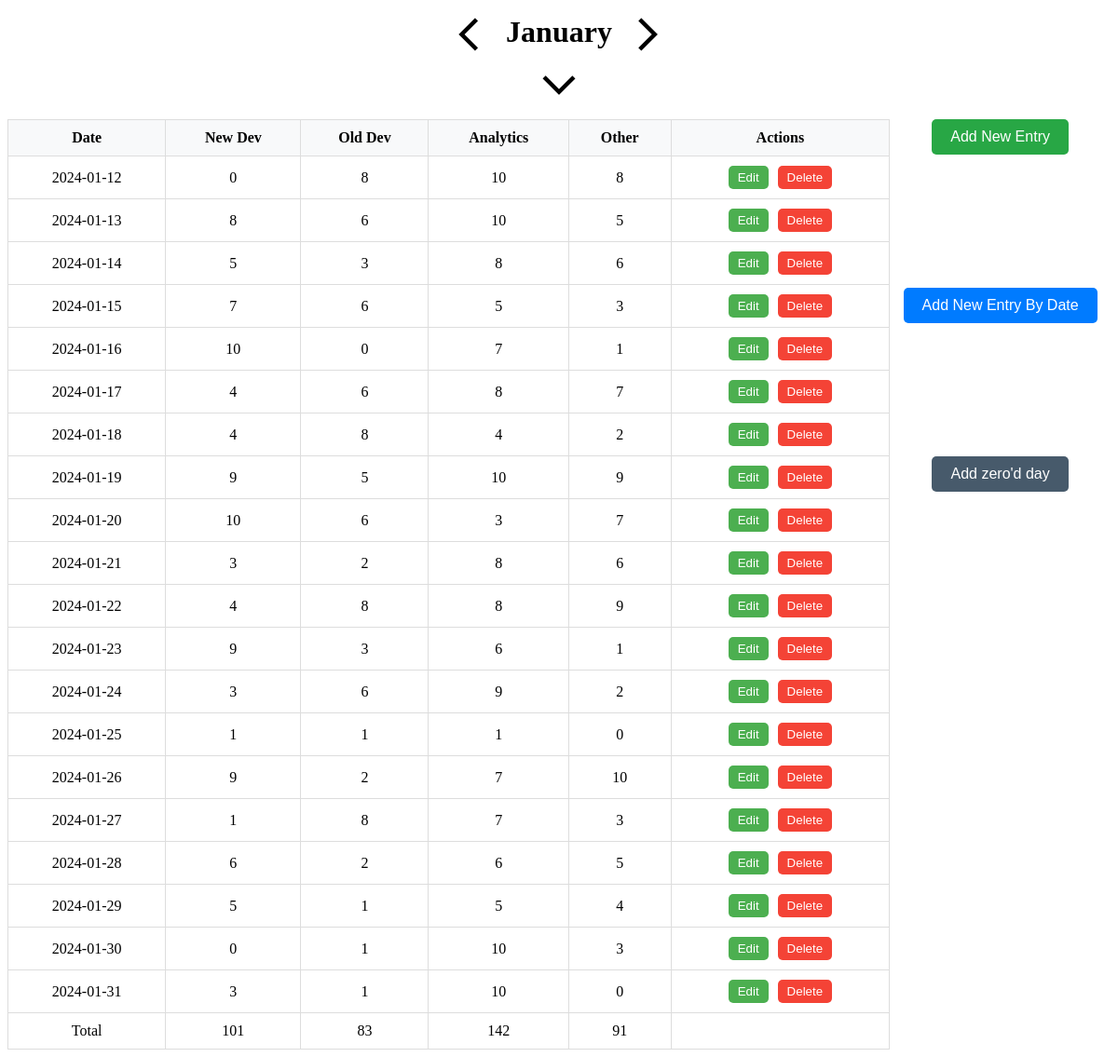
Page /table/prev/-1 on the committed database.
### tables this page shows
CREATE TABLE hours_worked (
    date TEXT DEFAULT (date('now', 'localtime')) PRIMARY KEY,
    new_dev INTEGER DEFAULT 0,
    old_dev INTEGER DEFAULT 0,
    analytics INTEGER DEFAULT 0,
    other INTEGER DEFAULT 0
);

### main.py (the view)
@app.route('/table/prev/<string:month>')
def table_prev(month):
    prev_month = int(month) - 1
    data = get_data_adjusted_from_current_month(prev_month)
    disable = ''
    if data:
        date_str = data[0]['date']
        date = datetime.strptime(date_str, "%Y-%m-%d")
        month_name = date.strftime("%B")
    else:
        month_name = 'No More Data'
        disable = 'prev'
    return render_template('main.html', data=data, month_name=month_name, month=prev_month, disable=disable)

### sqlite/db_manager.py (called while the page is built)
def adjust_month(months=0):
    date = datetime.now()
    adjusted_date = date + relativedelta(months=months)
    return adjusted_date.strftime("%Y-%m-%d")

def get_db_connection():
    conn = sqlite3.connect('sqlite/database.db')
    conn.row_factory = sqlite3.Row
    return conn

def get_all_data(query="SELECT * FROM hours_worked ORDER BY date"):
    conn = get_db_connection()
    rows = conn.execute(query).fetchall()
    return [dict(row) for row in rows]

def get_data_adjusted_from_current_month(adj_mon=0):
    month = adjust_month(adj_mon)
    query = f"SELECT * FROM hours_worked WHERE strftime('%Y-%m', date) = '{month[:7]}' ORDER BY date"
    return get_all_data(query)

### templates/main.html (shortened to what this page needs)
<!doctype html>
<html>
<head>
    <link rel="stylesheet" type="text/css" href="{{ url_for('static', filename='styles.css') }}">
</head>
<body>
    <div class="month-nav">
        {% if disable != 'prev' %}
            <a href="{{ url_for('table_prev', month=month) }}" class="nav-item">
                <span class="material-symbols-outlined md-48">chevron_left</span>
            </a>
        {% endif %}
        <div class="month-container">
            <h1 class="nav-item month-title">{{month_name}}</h1>
            <span class="material-symbols-outlined nav-item">expand_more</span>
        </div>
        {% if disable != 'next' %}
        <a href="{{ url_for('table_next', month=month) }}" class="nav-item">
            <span class="material-symbols-outlined">chevron_right</span>
        </a>
        {% endif %}
    </div>
    <div class="table-container">
        <div class="left-table">
            <table class="styled-table">
                <thead>
                    <tr>
                        <th class="header">Date</th>
                        <th class="header">New Dev</th>
                        <th class="header">Old Dev</th>
                        <th class="header">Analytics</th>
                        <th class="header">Other</th>
                        <th class="header">Actions</th>
                    </tr>
                </thead>
                <tbody>
                    {% for item in data %}
                    <tr>
                        <td class="date-column">{{item.date}}</td>
                        <td class="new-dev-column">{{item.new_dev}}</td>
                        <td class="old-dev-column">{{item.old_dev}}</td>
                        <td class="analytics-column">{{item.analytics}}</td>
                        <td class="other-column">{{item.other}}</td>
                        <td>
                            <div class="button-container">
                                <a href="{{ url_for('edit_hours', date=item['date']) }}"><button class="edit-button">Edit</button></a>
                                <form action="{{ url_for('delete', date=item['date']) }}" method="POST">
                                    <button type="submit" class="delete-button" onclick="return confirm('Are you sure you want to delete this entry?')">Delete</button>
                                </form>
                            </div>
                        </td>
                    </tr>
                    {% endfor %}
                    <tr>
                        <td class="total-label">Total</td>
                        <td class="new-dev-total">{{ data|sum(attribute='new_dev') }}</td>
                        <td class="old-dev-total">{{ data|sum(attribute='old_dev') }}</td>
                        <td class="analytics-total">{{ data|sum(attribute='analytics') }}</td>
                        <td class="other-total">{{ data|sum(attribute='other') }}</td>
                        <td></td>
                    </tr>
                </tbody>
            </table>
        </div>
        <div class="right-buttons">
            <div class="btn-container">
                <a href="/form/today"><button class="btn btn-green">Add New Entry</button></a>
                <a href="/form/pick"><button class="btn btn-blue">Add New Entry By Date</button></a>
                <form action="{{ url_for('add_hours') }}" method="POST">
                    <button type="submit" class="btn btn-grey">Add zero'd day</button>
                </form>
            </div>
        </div>
    </div>
</body>

### static/styles.css (style rules this page uses)
.month-nav { display: flex; justify-content: center; align-items: top; position: absolute; top: 0; left: 50%; transform: translateX(-50%); }
.month-container { display: flex; flex-direction: column; align-items: center; }
.material-symbols-outlined { font-size: 4.375rem !important; vertical-align: top; }
.nav-item { margin: 0.125rem; text-decoration: none; color: inherit; outline: none; }
.month-title { margin-top: 1rem; }
.table-container { display: flex; margin-top: 8rem; }
.left-table { flex: 80%; }
.right-buttons { flex: 20%; }
.styled-table { width: 100%; border-collapse: collapse; }
.styled-table thead tr { background-color: #f8f9fa; }
.styled-table th, .styled-table td { padding: 10px; border: 1px solid #ddd; text-align: center; }
.button-container { display: flex; gap: 10px; justify-content: center; }
.edit-button, .delete-button { padding: 5px 10px; border: none; border-radius: 5px; cursor: pointer; }
.edit-button { background-color: #4caf50; color: white; }
.delete-button { background-color: #f44336; color: white; }
.btn-container { display: flex; flex-direction: column; justify-content: space-between; align-items: center; height: 40%; }
.btn { padding: 10px 20px; border: none; border-radius: 5px; color: white; text-decoration: none; font-size: 16px; transition: background-color 0.3s ease; }
.btn-blue { background-color: #007BFF; }
.btn-green { background-color: #28a745; }
.btn-grey { background-color: #475a6b; }

### rows in the picture
hours_worked: date "2024-01-12", new_dev "0", old_dev "8", analytics "10", other "8"
hours_worked: date "2024-01-13", new_dev "8", old_dev "6", analytics "10", other "5"
hours_worked: date "2024-01-14", new_dev "5", old_dev "3", analytics "8", other "6"
hours_worked: date "2024-01-15", new_dev "7", old_dev "6", analytics "5", other "3"
hours_worked: date "2024-01-16", new_dev "10", old_dev "0", analytics "7", other "1"
hours_worked: date "2024-01-17", new_dev "4", old_dev "6", analytics "8", other "7"
hours_worked: date "2024-01-18", new_dev "4", old_dev "8", analytics "4", other "2"
hours_worked: date "2024-01-19", new_dev "9", old_dev "5", analytics "10", other "9"
hours_worked: date "2024-01-20", new_dev "10", old_dev "6", analytics "3", other "7"
hours_worked: date "2024-01-21", new_dev "3", old_dev "2", analytics "8", other "6"
hours_worked: date "2024-01-22", new_dev "4", old_dev "8", analytics "8", other "9"
hours_worked: date "2024-01-23", new_dev "9", old_dev "3", analytics "6", other "1"
hours_worked: date "2024-01-24", new_dev "3", old_dev "6", analytics "9", other "2"
hours_worked: date "2024-01-25", new_dev "1", old_dev "1", analytics "1", other "0"
hours_worked: date "2024-01-26", new_dev "9", old_dev "2", analytics "7", other "10"
hours_worked: date "2024-01-27", new_dev "1", old_dev "8", analytics "7", other "3"
hours_worked: date "2024-01-28", new_dev "6", old_dev "2", analytics "6", other "5"
hours_worked: date "2024-01-29", new_dev "5", old_dev "1", analytics "5", other "4"
hours_worked: date "2024-01-30", new_dev "0", old_dev "1", analytics "10", other "3"
hours_worked: date "2024-01-31", new_dev "3", old_dev "1", analytics "10", other "0"

### other values in the picture
{{ month_name }} "January"
{{ data|sum(attribute='new_dev') }} "101"
{{ data|sum(attribute='old_dev') }} "83"
{{ data|sum(attribute='analytics') }} "142"
{{ data|sum(attribute='other') }} "91"
